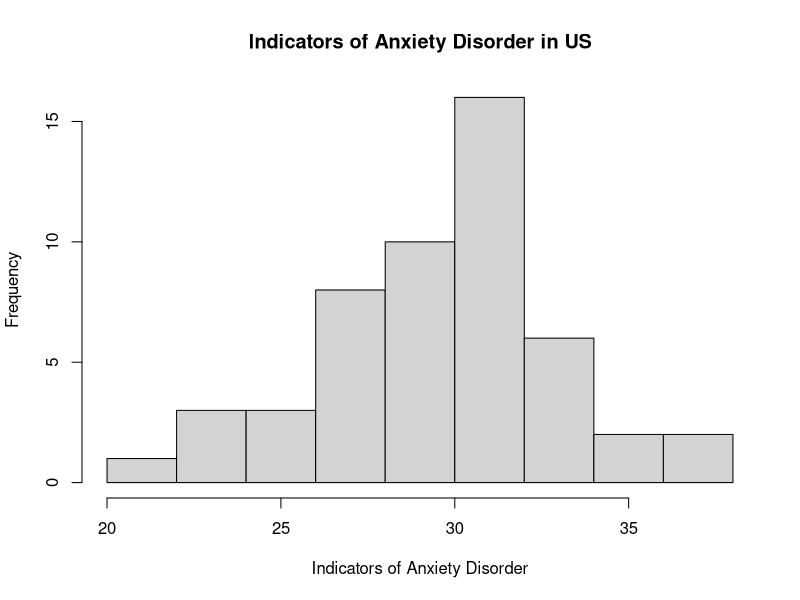

The R script that drew this image:
library(dplyr)
library(tidyverse)

mental_health_data <- read.csv("mental_health_data.csv")

anxiety_disorder <- mental_health_data %>%
  filter(Indicator == "Symptoms of Anxiety Disorder" & Phase == "1"  & Time.Period =="1" & Group == "By State") %>%
  select(State, Value) %>%
  arrange(Value)

anxiety_disorder_histogam <- hist(anxiety_disorder$Value, main="Indicators of Anxiety Disorder in US", xlab = "Indicators of Anxiety Disorder")

